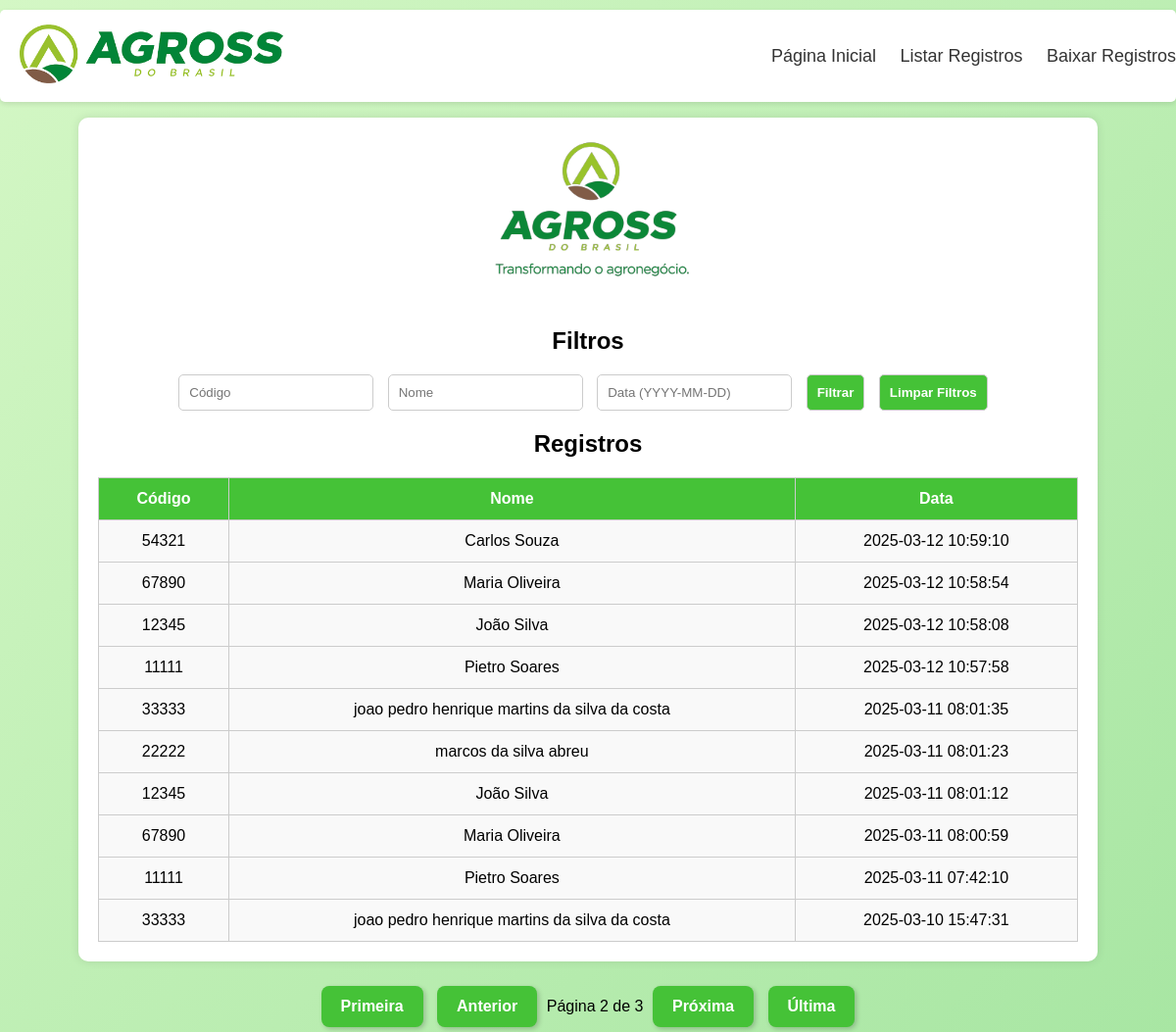
/registros?page=2&data=&nome=&codigo=, run on the app's committed database.
### main.py (models this page shows)
class Registro(db.Model):
    id = db.Column(db.Integer, primary_key=True)
    codigo = db.Column(db.String(10), nullable=False)
    nome = db.Column(db.String(100), nullable=False)
    data_hora = db.Column(db.String(20), default=lambda: datetime.now().strftime("%Y-%m-%d %H:%M:%S"))

### main.py (the view)
@app.route('/registros', methods=['GET'])
def registros():
    data_filtro = request.args.get('data')
    nome_filtro = request.args.get('nome')
    codigo_filtro = request.args.get('codigo')
    page = request.args.get('page', 1, type=int)  # Página padrão 1
    per_page = 10  # Registros por página
    query = Registro.query.order_by(Registro.data_hora.desc())
    if data_filtro:
        try:
            data_filtro_formatada = datetime.strptime(data_filtro, "%Y-%m-%d").date()
            query = query.filter(func.date(Registro.data_hora) == data_filtro_formatada)
        except ValueError:
            flash("Formato de data inválido. Use YYYY-MM-DD.", "error")
    if nome_filtro:
        query = query.filter(Registro.nome.ilike(f"%{nome_filtro}%"))
    if codigo_filtro:
        query = query.filter(Registro.codigo.ilike(f"%{codigo_filtro}%"))
    registros_paginados = query.paginate(page=page, per_page=per_page, error_out=False)
    return render_template(
        'consulta.html',
        registros=registros_paginados.items,
        page=registros_paginados.page,
        total_pages=registros_paginados.pages
    )

### main.py (called while the page is built)
@app.after_request
def after_request(response):
    response.headers["Content-Type"] = "text/html; charset=utf-8"
    return response

### templates/consulta.html (shortened to what this page needs)
<!DOCTYPE html>
<html lang="pt">
<head>
 <link rel="stylesheet" href="static/css/styleConsulta.css">
</head>
<body>
    <div class="nav">
        <div class="logo">
            <img src="{{ url_for('static', filename='logo2.png') }}" alt="Logo">
        </div>
        <div class="menu">
            <a href="/">Página Inicial</a>
            <a href="/registros">Listar Registros</a>
            <a href="/downloads">Baixar Registros</a>
        </div>
    </div>
    <div class="container">
        <img src="{{ url_for('static', filename='agrossLogo.png') }}" alt="Logo">
        <h2>Filtros</h2>
        <div class="filters">
            <form method="GET" action="/registros">
                <input type="text" name="codigo" placeholder="Código" value="{{ codigo }}" />
                <input type="text" name="nome" placeholder="Nome" value="{{ nome }}" />
                <input type="text" name="data" placeholder="Data (YYYY-MM-DD)" value="{{ data }}" />
                <button type="submit">Filtrar</button>
                <button type="reset" onclick="window.location.href='/registros';">Limpar Filtros</button>
            </form>
        </div>
        <h2>Registros</h2>
        <table>
            <thead>
                <tr>
                    <th>Código</th>
                    <th>Nome</th>
                    <th>Data</th>
                </tr>
            </thead>
            <tbody>
                {% for registro in registros %}
                <tr>
                    <td>{{ registro.codigo }}</td>
                    <td>{{ registro.nome }}</td>
                    <td>{{ registro.data_hora }}</td>
                </tr>
                {% else %}
                <tr>
                    <td colspan="3">Nenhum registro encontrado</td>
                </tr>
                {% endfor %}
            </tbody>
        </table>
    </div>
    <div class="pagination">
        {% if page > 1 %}
            <a href="{{ url_for('registros', page=1, data=request.args.get('data', ''), nome=request.args.get('nome', ''), codigo=request.args.get('codigo', '')) }}">Primeira</a>
            <a href="{{ url_for('registros', page=page-1, data=request.args.get('data', ''), nome=request.args.get('nome', ''), codigo=request.args.get('codigo', '')) }}">Anterior</a>
        {% else %}
            <a class="disabled">Primeira</a>
            <a class="disabled">Anterior</a>
        {% endif %}
        <span>Página {{ page }} de {{ total_pages }}</span>
        {% if page < total_pages %}
            <a href="{{ url_for('registros', page=page+1, data=request.args.get('data', ''), nome=request.args.get('nome', ''), codigo=request.args.get('codigo', '')) }}">Próxima</a>
            <a href="{{ url_for('registros', page=total_pages, data=request.args.get('data', ''), nome=request.args.get('nome', ''), codigo=request.args.get('codigo', '')) }}">Última</a>
        {% else %}
            <a class="disabled">Próxima</a>
            <a class="disabled">Última</a>
        {% endif %}
    </div>
</body>
</html>

### static/css/styleConsulta.css (style rules this page uses)
body { font-family: Arial, sans-serif; background: linear-gradient(135deg, #d4f7c5, #a8e6a3); margin: 0; padding: 0; text-align: center !important; }
.nav { background-color: #ffffff; padding: 15px 0; display: flex; align-items: center; justify-content: space-between; box-shadow: 0 2px 5px rgba(0, 0, 0, 0.1); border-radius: 5px; margin-top: 10px; position: fixed; width: 100%; top: 0; left: 0; z-index: 1000; }
.nav .logo img { max-height: 60px; margin-left: 20px; }
.nav .menu a { color: #333; text-decoration: none; margin-left: 20px; font-size: 18px; }
.container { background: white; padding: 20px; border-radius: 10px; box-shadow: 0px 0px 10px rgba(0, 0, 0, 0.1); max-width: 1000px; margin: 120px auto 0; }
.container img { max-height: 150px; margin-bottom: 20px; }
h2 { font-size: 24px; margin-bottom: 20px; }
.filters { margin-bottom: 20px; }
.filters input, .filters button { padding: 10px; margin-right: 10px; border-radius: 5px; border: 1px solid #ccc; }
.filters button { background-color: #45c237; color: white; cursor: pointer; font-weight: bold; }
table { width: 100%; border-collapse: collapse; margin-top: 20px; }
table, th, td { border: 1px solid #ccc; }
th, td { padding: 12px; text-align: center; }
th { background-color: #45c237; color: white; }
td { background-color: #f9f9f9; }
.pagination { text-align: center; margin-top: 20px; }
.pagination a { display: inline-block; padding: 12px 20px; margin: 5px; background-color: #45c237; color: white; text-decoration: none; border-radius: 8px; font-weight: bold; transition: background 0.3s, transform 0.2s; box-shadow: 2px 2px 5px rgba(0, 0, 0, 0.2); }

### data on the page
Registro: codigo "54321", nome "Carlos Souza", data_hora "2025-03-12 10:59:10"
Registro: codigo "67890", nome "Maria Oliveira", data_hora "2025-03-12 10:58:54"
Registro: codigo "12345", nome "João Silva", data_hora "2025-03-12 10:58:08"
Registro: codigo "11111", nome "Pietro Soares", data_hora "2025-03-12 10:57:58"
Registro: codigo "33333", nome "joao pedro henrique martins da silva da costa", data_hora "2025-03-11 08:01:35"
Registro: codigo "22222", nome "marcos da silva abreu", data_hora "2025-03-11 08:01:23"
Registro: codigo "12345", nome "João Silva", data_hora "2025-03-11 08:01:12"
Registro: codigo "67890", nome "Maria Oliveira", data_hora "2025-03-11 08:00:59"
Registro: codigo "11111", nome "Pietro Soares", data_hora "2025-03-11 07:42:10"
Registro: codigo "33333", nome "joao pedro henrique martins da silva da costa", data_hora "2025-03-10 15:47:31"

### other printed values
{{ page }} "2"
{{ total_pages }} "3"
